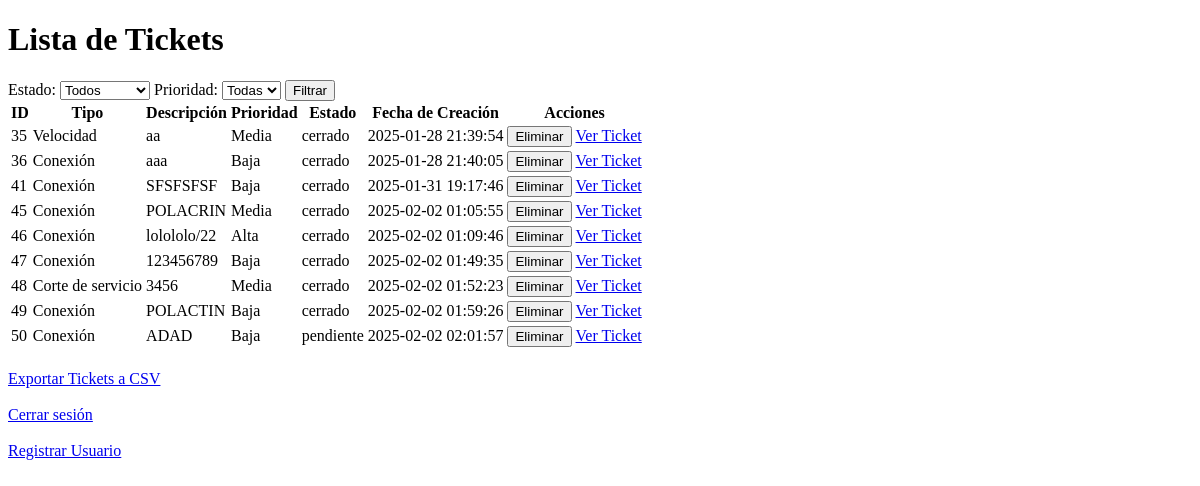
Before: /tickets (signed in) with the older database file.
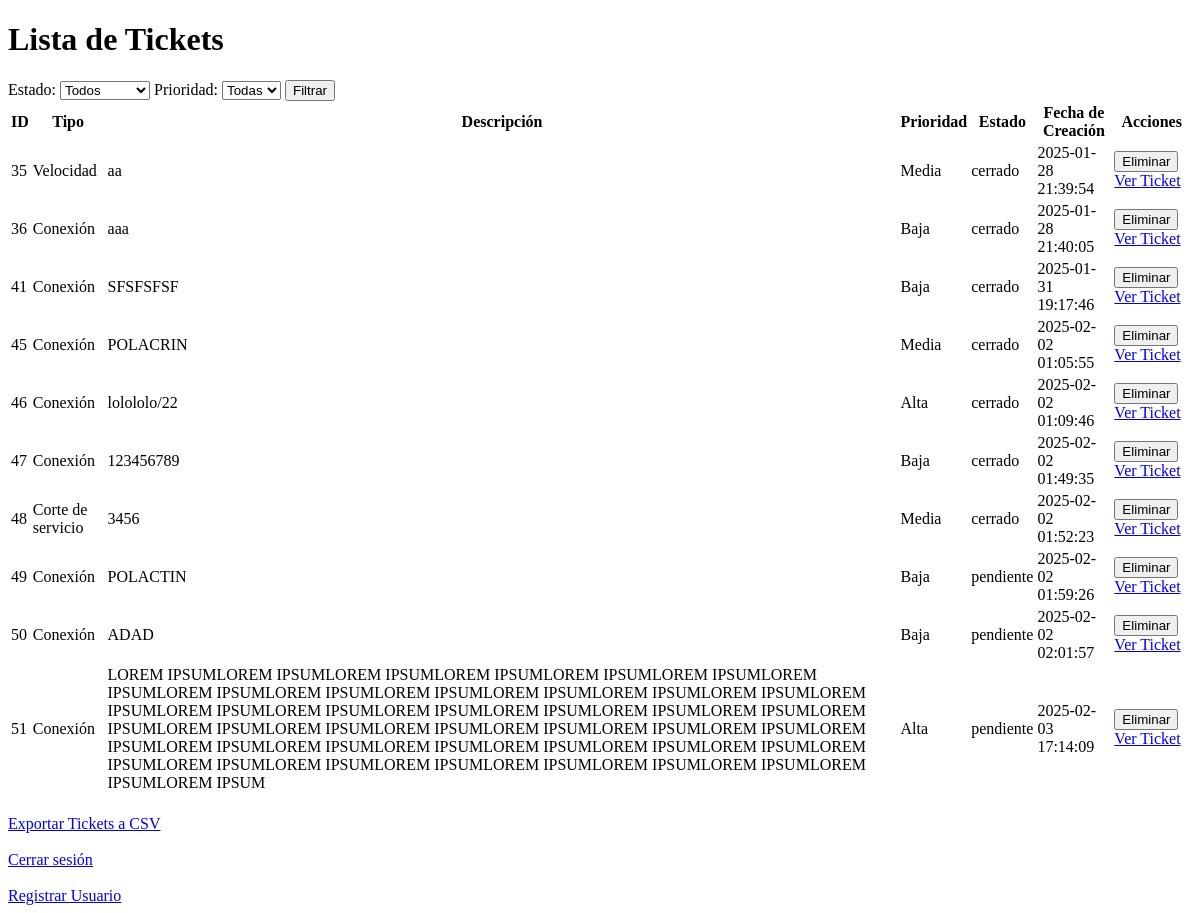
After: the same page with the newer database file.
### tables this page shows
CREATE TABLE tickets (
    id INTEGER PRIMARY KEY AUTOINCREMENT,
    tipo TEXT NOT NULL,
    descripcion TEXT NOT NULL,
    prioridad TEXT NOT NULL,
    fecha_creacion DATETIME DEFAULT CURRENT_TIMESTAMP,
    usuario_creador TEXT NOT NULL,
    notas TEXT,
    archivo TEXT
, usuario_asignado TEXT, estado TEXT DEFAULT 'pendiente');

### app.py (the view)
@app.route('/tickets')
@login_required
def tickets():
    estado = request.args.get('estado')
    prioridad = request.args.get('prioridad')
    query = 'SELECT * FROM tickets WHERE 1=1'
    params = []
    if estado in ['pendiente', 'en proceso', 'cerrado']:
        query += ' AND estado = ?'
        params.append(estado)
    if prioridad in ['Baja', 'Media', 'Alta']:
        query += ' AND prioridad = ?'
        params.append(prioridad)
    conn = get_db_connection()
    tickets = conn.execute(query, params).fetchall()
    conn.close()
    return render_template('tickets.html', tickets=tickets, estado=estado, prioridad=prioridad)

### app.py (called while the page is built)
def get_db_connection():
    conn = sqlite3.connect('database.db', timeout=10)  # Espera hasta 10 segundos si la base de datos está bloqueada
    conn.row_factory = sqlite3.Row
    return conn

@login_manager.user_loader
def load_user(user_id):
    conn = get_db_connection()
    user = conn.execute('SELECT * FROM users WHERE id = ?', (user_id,)).fetchone()
    conn.close()
    if user:
        return User(id=user['id'], username=user['username'], role=user['role'])
    return None

### templates/tickets.html (shortened to what this page needs)
<!DOCTYPE html>
<html lang="es">
<head>
</head>
<body>
    <h1>Lista de Tickets</h1>
    <form action="/tickets" method="GET" onsubmit="showLoading()">
        <label for="estado">Estado:</label>
        <select name="estado" id="estado">
            <option value="" {% if not estado %}selected{% endif %}>Todos</option>
        </select>
        <label for="prioridad">Prioridad:</label>
        <select name="prioridad" id="prioridad">
            <option value="" {% if not prioridad %}selected{% endif %}>Todas</option>
        </select>
        <button type="submit">Filtrar</button>
    </form>
    <table>
        <thead>
            <tr>
                <th>ID</th>
                <th>Tipo</th>
                <th>Descripción</th>
                <th>Prioridad</th>
                <th>Estado</th>
                <th>Fecha de Creación</th>
                <th>Acciones</th>
            </tr>
        </thead>
        <tbody>
            {% for ticket in tickets %}
            <tr>
                <td>{{ ticket['id'] }}</td>
                <td>{{ ticket['tipo'] }}</td>
                <td>{{ ticket['descripcion'] }}</td>
                <td>{{ ticket['prioridad'] }}</td>
                <td>{{ ticket['estado'] }}</td>
                <td>{{ ticket['fecha_creacion'] }}</td>
                <td>
                    {% if current_user.role == 'usittel' %}
                    <form action="/delete-ticket/{{ ticket['id'] }}" method="POST" style="display:inline;">
                        <button type="submit">Eliminar</button>
                    </form>
                    {% endif %}
                    <a href="{{ url_for('view_ticket', id=ticket['id']) }}">Ver Ticket</a>
                </td>
            </tr>
            {% endfor %}
        </tbody>
    </table>
    <div style="margin-top: 20px;">
        <a href="/export-tickets" class="button">Exportar Tickets a CSV</a>
        <br><br>
        <a href="/logout">Cerrar sesión</a>
        <br><br>
        {% if current_user.role == 'usittel' %}
        <a href="{{ url_for('register') }}">Registrar Usuario</a>
        {% endif %}
    </div>
</body>
</html>

Changed rows visible on the page:
changed tickets "POLACTIN": estado "cerrado" → "pendiente"
added tickets: id "51", tipo "Conexión", descripcion "LOREM IPSUMLOREM IPSUMLOREM IPSUMLOREM IPSUMLOREM IPSUMLOREM IPSUMLOREM IPSUMLOREM IPSUMLOREM IPSUMLOREM IPSUMLOREM IPSUMLOREM IPSUMLOREM IPSUMLOREM IPSUMLOREM IPSUMLOREM IPSUMLOREM IPSUMLOREM IPSUMLOREM IPSUMLOREM IPSUMLOREM IPSUMLOREM IPSUMLOREM IPSUMLOREM IPSUMLOREM IPSUMLOREM IPSUMLOREM IPSUMLOREM IPSUMLOREM IPSUMLOREM IPSUMLOREM IPSUMLOREM IPSUMLOREM IPSUMLOREM IPSUMLOREM IPSUMLOREM IPSUMLOREM IPSUMLOREM IPSUMLOREM IPSUMLOREM IPSUMLOREM IPSUMLOREM IPSUMLOREM IPSUM", prioridad "Alta", estado "pendiente", fecha_creacion "2025-02-03 17:14:09"
